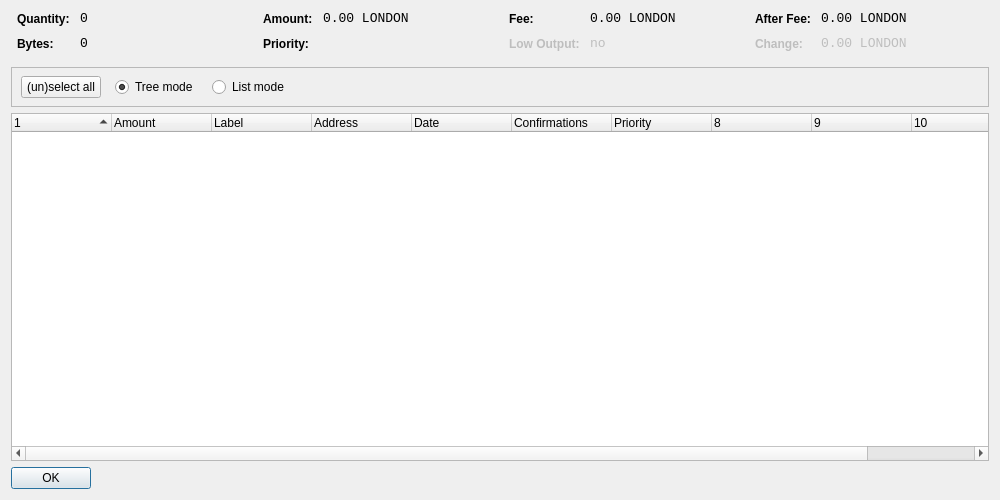
<?xml version="1.0" encoding="UTF-8"?>
<ui version="4.0">
 <class>CoinControlDialog</class>
 <widget class="QDialog" name="CoinControlDialog">
  <property name="geometry">
   <rect>
    <x>0</x>
    <y>0</y>
    <width>1000</width>
    <height>500</height>
   </rect>
  </property>
  <property name="windowTitle">
   <string>Coin Control</string>
  </property>
  <layout class="QVBoxLayout" name="verticalLayout">
   <item>
    <layout class="QHBoxLayout" name="horizontalLayoutTop" stretch="0,0,0,0">
     <property name="topMargin">
      <number>0</number>
     </property>
     <property name="bottomMargin">
      <number>10</number>
     </property>
     <item>
      <layout class="QFormLayout" name="formLayoutCoinControl1">
       <property name="horizontalSpacing">
        <number>10</number>
       </property>
       <property name="verticalSpacing">
        <number>10</number>
       </property>
       <property name="leftMargin">
        <number>6</number>
       </property>
       <property name="rightMargin">
        <number>6</number>
       </property>
       <item row="0" column="0">
        <widget class="QLabel" name="labelCoinControlQuantityText">
         <property name="styleSheet">
          <string notr="true">font-weight:bold;</string>
         </property>
         <property name="text">
          <string>Quantity:</string>
         </property>
        </widget>
       </item>
       <item row="0" column="1">
        <widget class="QLabel" name="labelCoinControlQuantity">
         <property name="font">
          <font>
           <family>Monospace</family>
           <pointsize>10</pointsize>
          </font>
         </property>
         <property name="cursor">
          <cursorShape>IBeamCursor</cursorShape>
         </property>
         <property name="contextMenuPolicy">
          <enum>Qt::ActionsContextMenu</enum>
         </property>
         <property name="text">
          <string notr="true">0</string>
         </property>
         <property name="textInteractionFlags">
          <set>Qt::LinksAccessibleByMouse|Qt::TextSelectableByKeyboard|Qt::TextSelectableByMouse</set>
         </property>
        </widget>
       </item>
       <item row="1" column="0">
        <widget class="QLabel" name="labelCoinControlBytesText">
         <property name="styleSheet">
          <string notr="true">font-weight:bold;</string>
         </property>
         <property name="text">
          <string>Bytes:</string>
         </property>
        </widget>
       </item>
       <item row="1" column="1">
        <widget class="QLabel" name="labelCoinControlBytes">
         <property name="font">
          <font>
           <family>Monospace</family>
           <pointsize>10</pointsize>
          </font>
         </property>
         <property name="cursor">
          <cursorShape>IBeamCursor</cursorShape>
         </property>
         <property name="contextMenuPolicy">
          <enum>Qt::ActionsContextMenu</enum>
         </property>
         <property name="text">
          <string notr="true">0</string>
         </property>
         <property name="textInteractionFlags">
          <set>Qt::LinksAccessibleByMouse|Qt::TextSelectableByKeyboard|Qt::TextSelectableByMouse</set>
         </property>
        </widget>
       </item>
      </layout>
     </item>
     <item>
      <layout class="QFormLayout" name="formLayoutCoinControl2">
       <property name="horizontalSpacing">
        <number>10</number>
       </property>
       <property name="verticalSpacing">
        <number>10</number>
       </property>
       <property name="leftMargin">
        <number>6</number>
       </property>
       <property name="rightMargin">
        <number>6</number>
       </property>
       <item row="0" column="0">
        <widget class="QLabel" name="labelCoinControlAmountText">
         <property name="styleSheet">
          <string notr="true">font-weight:bold;</string>
         </property>
         <property name="text">
          <string>Amount:</string>
         </property>
        </widget>
       </item>
       <item row="0" column="1">
        <widget class="QLabel" name="labelCoinControlAmount">
         <property name="font">
          <font>
           <family>Monospace</family>
           <pointsize>10</pointsize>
          </font>
         </property>
         <property name="cursor">
          <cursorShape>IBeamCursor</cursorShape>
         </property>
         <property name="contextMenuPolicy">
          <enum>Qt::ActionsContextMenu</enum>
         </property>
         <property name="text">
          <string notr="true">0.00 LONDON</string>
         </property>
         <property name="textInteractionFlags">
          <set>Qt::LinksAccessibleByMouse|Qt::TextSelectableByKeyboard|Qt::TextSelectableByMouse</set>
         </property>
        </widget>
       </item>
       <item row="1" column="0">
        <widget class="QLabel" name="labelCoinControlPriorityText">
         <property name="styleSheet">
          <string notr="true">font-weight:bold;</string>
         </property>
         <property name="text">
          <string>Priority:</string>
         </property>
        </widget>
       </item>
       <item row="1" column="1">
        <widget class="QLabel" name="labelCoinControlPriority">
         <property name="font">
          <font>
           <family>Monospace</family>
           <pointsize>10</pointsize>
          </font>
         </property>
         <property name="cursor">
          <cursorShape>IBeamCursor</cursorShape>
         </property>
         <property name="contextMenuPolicy">
          <enum>Qt::ActionsContextMenu</enum>
         </property>
         <property name="text">
          <string/>
         </property>
         <property name="textInteractionFlags">
          <set>Qt::LinksAccessibleByMouse|Qt::TextSelectableByKeyboard|Qt::TextSelectableByMouse</set>
         </property>
        </widget>
       </item>
      </layout>
     </item>
     <item>
      <layout class="QFormLayout" name="formLayoutCoinControl3">
       <property name="horizontalSpacing">
        <number>10</number>
       </property>
       <property name="verticalSpacing">
        <number>10</number>
       </property>
       <property name="leftMargin">
        <number>6</number>
       </property>
       <property name="rightMargin">
        <number>6</number>
       </property>
       <item row="0" column="0">
        <widget class="QLabel" name="labelCoinControlFeeText">
         <property name="styleSheet">
          <string notr="true">font-weight:bold;</string>
         </property>
         <property name="text">
          <string>Fee:</string>
         </property>
        </widget>
       </item>
       <item row="0" column="1">
        <widget class="QLabel" name="labelCoinControlFee">
         <property name="font">
          <font>
           <family>Monospace</family>
           <pointsize>10</pointsize>
          </font>
         </property>
         <property name="cursor">
          <cursorShape>IBeamCursor</cursorShape>
         </property>
         <property name="contextMenuPolicy">
          <enum>Qt::ActionsContextMenu</enum>
         </property>
         <property name="text">
          <string notr="true">0.00 LONDON</string>
         </property>
         <property name="textInteractionFlags">
          <set>Qt::LinksAccessibleByMouse|Qt::TextSelectableByKeyboard|Qt::TextSelectableByMouse</set>
         </property>
        </widget>
       </item>
       <item row="1" column="0">
        <widget class="QLabel" name="labelCoinControlLowOutputText">
         <property name="enabled">
          <bool>false</bool>
         </property>
         <property name="styleSheet">
          <string notr="true">font-weight:bold;</string>
         </property>
         <property name="text">
          <string>Low Output:</string>
         </property>
        </widget>
       </item>
       <item row="1" column="1">
        <widget class="QLabel" name="labelCoinControlLowOutput">
         <property name="enabled">
          <bool>false</bool>
         </property>
         <property name="font">
          <font>
           <family>Monospace</family>
           <pointsize>10</pointsize>
          </font>
         </property>
         <property name="cursor">
          <cursorShape>IBeamCursor</cursorShape>
         </property>
         <property name="contextMenuPolicy">
          <enum>Qt::ActionsContextMenu</enum>
         </property>
         <property name="text">
          <string notr="true">no</string>
         </property>
         <property name="textInteractionFlags">
          <set>Qt::LinksAccessibleByMouse|Qt::TextSelectableByKeyboard|Qt::TextSelectableByMouse</set>
         </property>
        </widget>
       </item>
      </layout>
     </item>
     <item>
      <layout class="QFormLayout" name="formLayoutCoinControl4">
       <property name="horizontalSpacing">
        <number>10</number>
       </property>
       <property name="verticalSpacing">
        <number>10</number>
       </property>
       <property name="leftMargin">
        <number>6</number>
       </property>
       <property name="rightMargin">
        <number>6</number>
       </property>
       <item row="0" column="0">
        <widget class="QLabel" name="labelCoinControlAfterFeeText">
         <property name="styleSheet">
          <string notr="true">font-weight:bold;</string>
         </property>
         <property name="text">
          <string>After Fee:</string>
         </property>
        </widget>
       </item>
       <item row="0" column="1">
        <widget class="QLabel" name="labelCoinControlAfterFee">
         <property name="font">
          <font>
           <family>Monospace</family>
           <pointsize>10</pointsize>
          </font>
         </property>
         <property name="cursor">
          <cursorShape>IBeamCursor</cursorShape>
         </property>
         <property name="contextMenuPolicy">
          <enum>Qt::ActionsContextMenu</enum>
         </property>
         <property name="text">
          <string notr="true">0.00 LONDON</string>
         </property>
         <property name="textInteractionFlags">
          <set>Qt::LinksAccessibleByMouse|Qt::TextSelectableByKeyboard|Qt::TextSelectableByMouse</set>
         </property>
        </widget>
       </item>
       <item row="1" column="0">
        <widget class="QLabel" name="labelCoinControlChangeText">
         <property name="enabled">
          <bool>false</bool>
         </property>
         <property name="styleSheet">
          <string notr="true">font-weight:bold;</string>
         </property>
         <property name="text">
          <string>Change:</string>
         </property>
        </widget>
       </item>
       <item row="1" column="1">
        <widget class="QLabel" name="labelCoinControlChange">
         <property name="enabled">
          <bool>false</bool>
         </property>
         <property name="font">
          <font>
           <family>Monospace</family>
           <pointsize>10</pointsize>
          </font>
         </property>
         <property name="cursor">
          <cursorShape>IBeamCursor</cursorShape>
         </property>
         <property name="contextMenuPolicy">
          <enum>Qt::ActionsContextMenu</enum>
         </property>
         <property name="text">
          <string notr="true">0.00 LONDON</string>
         </property>
         <property name="textInteractionFlags">
          <set>Qt::LinksAccessibleByMouse|Qt::TextSelectableByKeyboard|Qt::TextSelectableByMouse</set>
         </property>
        </widget>
       </item>
      </layout>
     </item>
    </layout>
   </item>
   <item>
    <widget class="QFrame" name="frame">
     <property name="minimumSize">
      <size>
       <width>0</width>
       <height>40</height>
      </size>
     </property>
     <property name="frameShape">
      <enum>QFrame::StyledPanel</enum>
     </property>
     <property name="frameShadow">
      <enum>QFrame::Sunken</enum>
     </property>
     <widget class="QWidget" name="horizontalLayoutWidget">
      <property name="geometry">
       <rect>
        <x>10</x>
        <y>0</y>
        <width>781</width>
        <height>41</height>
       </rect>
      </property>
      <layout class="QHBoxLayout" name="horizontalLayoutPanel" stretch="0,0,0,0,0">
       <property name="spacing">
        <number>14</number>
       </property>
       <item>
        <widget class="QPushButton" name="pushButtonSelectAll">
         <property name="sizePolicy">
          <sizepolicy hsizetype="Maximum" vsizetype="Fixed">
           <horstretch>0</horstretch>
           <verstretch>0</verstretch>
          </sizepolicy>
         </property>
         <property name="text">
          <string>(un)select all</string>
         </property>
        </widget>
       </item>
       <item>
        <widget class="QRadioButton" name="radioTreeMode">
         <property name="sizePolicy">
          <sizepolicy hsizetype="Maximum" vsizetype="Fixed">
           <horstretch>0</horstretch>
           <verstretch>0</verstretch>
          </sizepolicy>
         </property>
         <property name="text">
          <string>Tree mode</string>
         </property>
         <property name="checked">
          <bool>true</bool>
         </property>
        </widget>
       </item>
       <item>
        <widget class="QRadioButton" name="radioListMode">
         <property name="sizePolicy">
          <sizepolicy hsizetype="Maximum" vsizetype="Fixed">
           <horstretch>0</horstretch>
           <verstretch>0</verstretch>
          </sizepolicy>
         </property>
         <property name="text">
          <string>List mode</string>
         </property>
        </widget>
       </item>
       <item>
        <spacer name="horizontalSpacer">
         <property name="orientation">
          <enum>Qt::Horizontal</enum>
         </property>
         <property name="sizeHint" stdset="0">
          <size>
           <width>40</width>
           <height>20</height>
          </size>
         </property>
        </spacer>
       </item>
      </layout>
     </widget>
    </widget>
   </item>
   <item>
    <widget class="CoinControlTreeWidget" name="treeWidget">
     <property name="contextMenuPolicy">
      <enum>Qt::CustomContextMenu</enum>
     </property>
     <property name="sortingEnabled">
      <bool>false</bool>
     </property>
     <property name="columnCount">
      <number>11</number>
     </property>
     <attribute name="headerShowSortIndicator" stdset="0">
      <bool>true</bool>
     </attribute>
     <attribute name="headerStretchLastSection">
      <bool>false</bool>
     </attribute>
     <column>
      <property name="text">
       <string/>
      </property>
     </column>
     <column>
      <property name="text">
       <string>Amount</string>
      </property>
     </column>
     <column>
      <property name="text">
       <string>Label</string>
      </property>
     </column>
     <column>
      <property name="text">
       <string>Address</string>
      </property>
     </column>
     <column>
      <property name="text">
       <string>Date</string>
      </property>
     </column>
     <column>
      <property name="text">
       <string>Confirmations</string>
      </property>
      <property name="toolTip">
       <string>Confirmed</string>
      </property>
     </column>
     <column>
      <property name="text">
       <string>Priority</string>
      </property>
     </column>
     <column>
      <property name="text">
       <string/>
      </property>
     </column>
     <column>
      <property name="text">
       <string/>
      </property>
     </column>
     <column>
      <property name="text">
       <string/>
      </property>
     </column>
     <column>
      <property name="text">
       <string/>
      </property>
     </column>
    </widget>
   </item>
   <item>
    <widget class="QDialogButtonBox" name="buttonBox">
     <property name="sizePolicy">
      <sizepolicy hsizetype="Maximum" vsizetype="Fixed">
       <horstretch>0</horstretch>
       <verstretch>0</verstretch>
      </sizepolicy>
     </property>
     <property name="orientation">
      <enum>Qt::Horizontal</enum>
     </property>
     <property name="standardButtons">
      <set>QDialogButtonBox::Ok</set>
     </property>
    </widget>
   </item>
  </layout>
 </widget>
 <customwidgets>
  <customwidget>
   <class>CoinControlTreeWidget</class>
   <extends>QTreeWidget</extends>
   <header>coincontroltreewidget.h</header>
  </customwidget>
 </customwidgets>
 <resources/>
 <connections/>
</ui>
